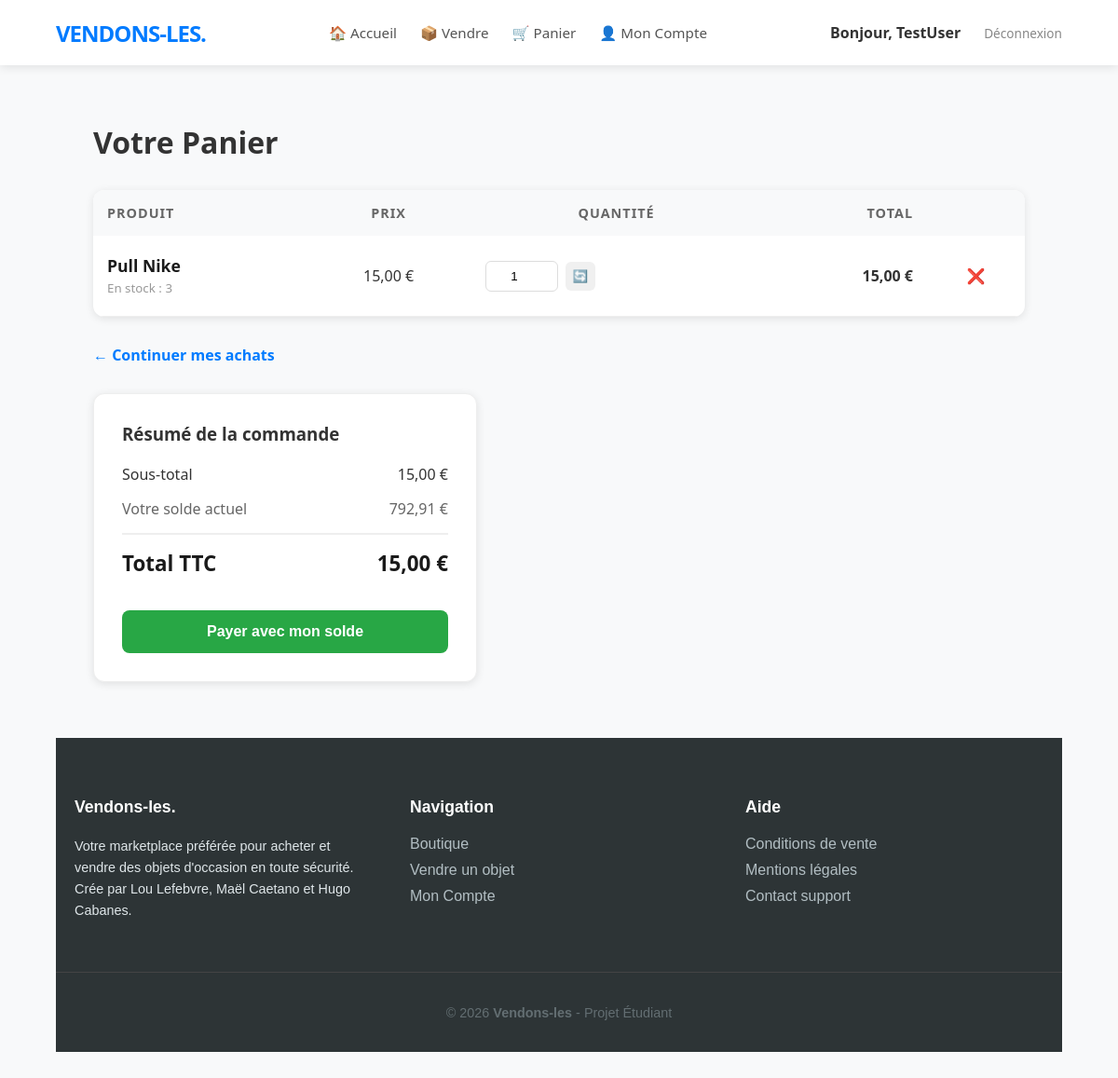
Screenshot of /cart.php (signed in) with the database file from the repository.
### tables this page shows
CREATE TABLE `cart` (
  `id` int(11) NOT NULL,
  `user_id` int(11) NOT NULL,
  `article_id` int(11) NOT NULL,
  `quantite` int(11) DEFAULT 1
);

CREATE TABLE `article` (
  `id` int(11) NOT NULL,
  `nom` varchar(255) NOT NULL,
  `description` text DEFAULT NULL,
  `prix` decimal(10,2) NOT NULL,
  `date_publication` timestamp NOT NULL DEFAULT current_timestamp(),
  `auteur_id` int(11) DEFAULT NULL,
  `image_url` varchar(255) DEFAULT NULL,
  `category_id` int(11) DEFAULT NULL
);

CREATE TABLE `stock` (
  `id` int(11) NOT NULL,
  `article_id` int(11) DEFAULT NULL,
  `quantite` int(11) DEFAULT 0
);

CREATE TABLE `user` (
  `id` int(11) NOT NULL,
  `username` varchar(50) NOT NULL,
  `email` varchar(100) NOT NULL,
  `password` varchar(255) NOT NULL,
  `created_at` timestamp NOT NULL DEFAULT current_timestamp(),
  `balance` decimal(10,2) DEFAULT 100.00,
  `image_url` varchar(255) DEFAULT NULL,
  `role` varchar(20) DEFAULT 'user'
);

### includes/functions.php (called while the page is built, shortened)
<?php
function formatPrix($montant) {
    return number_format($montant, 2, ',', ' ') . " €";
}
?>

### cart.php (the view, shortened to what this page needs)
<?php
require_once 'includes/header.php';
$uid = $_SESSION['user_id'];
$res = $mysqli->query("SELECT Cart.id as cart_id, Cart.quantite as qty_panier, Article.id as article_id, Article.nom, Article.prix, Stock.quantite as qty_stock
                       FROM Cart JOIN Article ON Cart.article_id = Article.id JOIN Stock ON Article.id = Stock.article_id WHERE Cart.user_id = $uid");
$items = $res->fetch_all(MYSQLI_ASSOC);
$total_panier = 0;
foreach($items as $i) $total_panier += ($i['prix'] * $i['qty_panier']);
$user = $mysqli->query("SELECT balance FROM User WHERE id = $uid")->fetch_assoc();
$solde = $user['balance'];
?>
<div style="max-width: 1000px; margin: auto;">
    <h1 style="margin-bottom: 30px;">Votre Panier</h1>
    <?php if (!empty($items)): ?>
        <div style="display: flex; gap: 30px; flex-wrap: wrap; align-items: flex-start;">
            <div style="flex: 2; min-width: 600px;">
                <table class="cart-table">
                    <thead>
                        <tr>
                            <th>Produit</th>
                            <th style="text-align: center;">Prix</th>
                            <th style="text-align: center;">Quantité</th>
                            <th style="text-align: right;">Total</th>
                            <th></th>
                        </tr>
                    </thead>
                    <tbody>
                        <?php foreach($items as $item): $st = $item['prix'] * $item['qty_panier']; ?>
                        <tr>
                            <td class="cart-item-info">
                                <strong><?php echo htmlspecialchars($item['nom']); ?></strong>
                                <small style="color:#999;">En stock : <?php echo $item['qty_stock']; ?></small>
                            </td>
                            <td style="text-align: center;"><?php echo formatPrix($item['prix']); ?></td>
                            <td>
                                <form method="POST" class="cart-qty-form">
                                    <input type="number" name="new_qty" value="<?php echo $item['qty_panier']; ?>" min="1" max="<?php echo $item['qty_stock']; ?>">
                                    <button type="submit" name="update_qty" class="btn-update" title="Actualiser">🔄</button>
                                </form>
                            </td>
                            <td style="text-align: right; font-weight: bold;"><?php echo formatPrix($st); ?></td>
                            <td style="text-align: center;">
                                <a href="cart.php?del=<?php echo $item['cart_id']; ?>" style="text-decoration:none;">❌</a>
                            </td>
                        </tr>
                        <?php endforeach; ?>
                    </tbody>
                </table>
                <a href="index.php" style="color: var(--primary-color); text-decoration: none; font-weight: bold;">← Continuer mes achats</a>
            </div>
            <div class="cart-summary">
                <h3 style="margin-top:0; margin-bottom:20px;">Résumé de la commande</h3>
                <div class="summary-line">
                    <span>Sous-total</span>
                    <span><?php echo formatPrix($total_panier); ?></span>
                </div>
                <div class="summary-line" style="color: #666;">
                    <span>Votre solde actuel</span>
                    <span><?php echo formatPrix($solde); ?></span>
                </div>
                <div class="summary-line summary-total">
                    <span>Total TTC</span>
                    <span><?php echo formatPrix($total_panier); ?></span>
                </div>
                <?php if ($solde >= $total_panier): ?>
                    <form action="validate.php" method="POST" style="margin-top: 25px;">
                        <button type="submit" class="btn-submit" style="width: 100%; background: #28a745;">
                            Payer avec mon solde
                        </button>
                    </form>
                <?php endif; ?>
            </div>
        </div>
    <?php endif; ?>
</div>
<?php require_once 'includes/footer.php'; ?>

### assets/css/style.css (style rules this page uses)
:root { --primary-color: #007bff; --dark-color: #1a1a1a; --light-bg: #f8f9fa; --admin-color: #dc3545; --text-main: #333; --nav-shadow: 0 2px 10px rgba(0,0,0,0.1); }
body { margin: 0; font-family: 'Segoe UI', Roboto, Helvetica, Arial, sans-serif; background-color: var(--light-bg); color: var(--text-main); display: flex; flex-direction: column; min-height: 100vh; }
.btn-submit { background: var(--primary-color); color: white; padding: 14px; border: none; border-radius: 8px; font-weight: bold; font-size: 1rem; cursor: pointer; transition: opacity 0.3s; margin-top: 10px; }
.cart-table { width: 100%; border-collapse: collapse; background: white; border-radius: 12px; overflow: hidden; box-shadow: var(--nav-shadow); margin-bottom: 30px; }
.cart-table th { background: #f8f9fa; padding: 15px; text-align: left; font-size: 0.9rem; color: #666; text-transform: uppercase; letter-spacing: 1px; }
.cart-table td { padding: 20px 15px; border-bottom: 1px solid #eee; }
.cart-item-info strong { display: block; font-size: 1.1rem; color: var(--dark-color); }
.cart-qty-form { display: flex; align-items: center; gap: 8px; }
.cart-qty-form input { width: 60px; padding: 8px; border: 1px solid #ddd; border-radius: 6px; text-align: center; }
.btn-update { background: #f0f0f0; border: none; padding: 8px; border-radius: 6px; cursor: pointer; transition: background 0.3s; }
.cart-summary { background: white; padding: 30px; border-radius: 12px; box-shadow: var(--nav-shadow); min-width: 350px; border: 1px solid #eee; }
.summary-line { display: flex; justify-content: space-between; margin-bottom: 15px; font-size: 1rem; }
.summary-total { border-top: 2px solid #eee; padding-top: 15px; margin-top: 15px; font-size: 1.4rem; font-weight: 800; color: var(--dark-color); }

### rows the page displays
cart: article.nom "Pull Nike", stock.quantite "3", article.prix "15,00 €", new_qty "1", formatPrix($st) "15,00 €"
user: balance "792,91 €"

### other values shown
$_SESSION['username'] "TestUser"
formatPrix($total_panier) "15,00 €"
